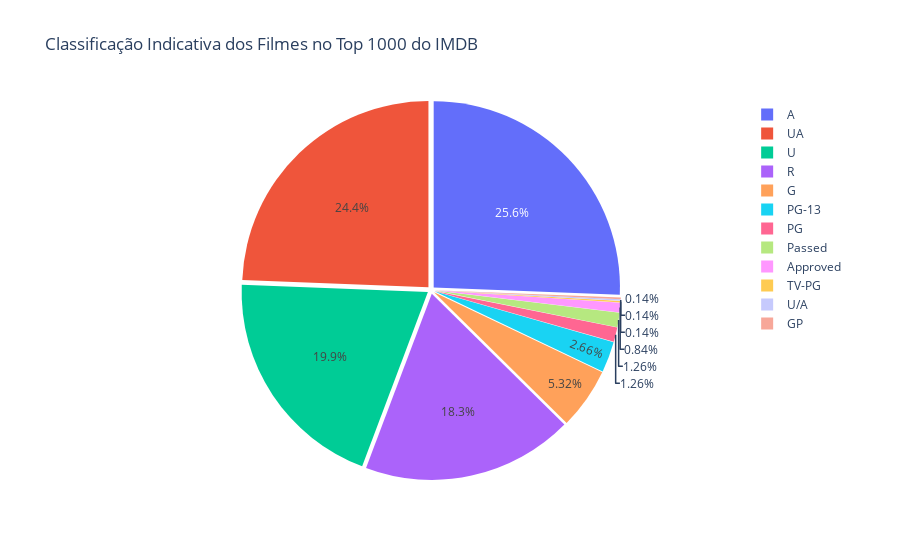

The notebook cell this image was saved under:
### Markdown cell above
## 4.1. Análise Univariada

### Code cell
# Classificação Indicativa dos Filmes no Top 1000
fig = px.pie(values=df["Certificate"].value_counts(), 
             names=df["Certificate"].unique(), 
             title='Classificação Indicativa dos Filmes no Top 1000 do IMDB').update_traces(pull=0.02)
fig.show()

### Figure 1 — Plotly figure (JSON) as saved in the notebook; plotly's stock layout.template omitted (floating-point values rounded to 4 significant figures)
{"data": [{"domain": {"x": [0, 1], "y": [0, 1]}, "hovertemplate": "label=%{label}<br>value=%{value}<extra></extra>", "labels": ["A", "UA", "U", "R", "G", "PG-13", "PG", "Passed", "Approved", "TV-PG", "U/A", "GP"], "legendgroup": "", "name": "", "pull": 0.02, "showlegend": true, "type": "pie", "values": [183, 174, 142, 131, 38, 19, 9, 9, 6, 1, 1, 1]}], "layout": {"legend": {"tracegroupgap": 0}, "title": {"text": "Classificação Indicativa dos Filmes no Top 1000 do IMDB"}}}
